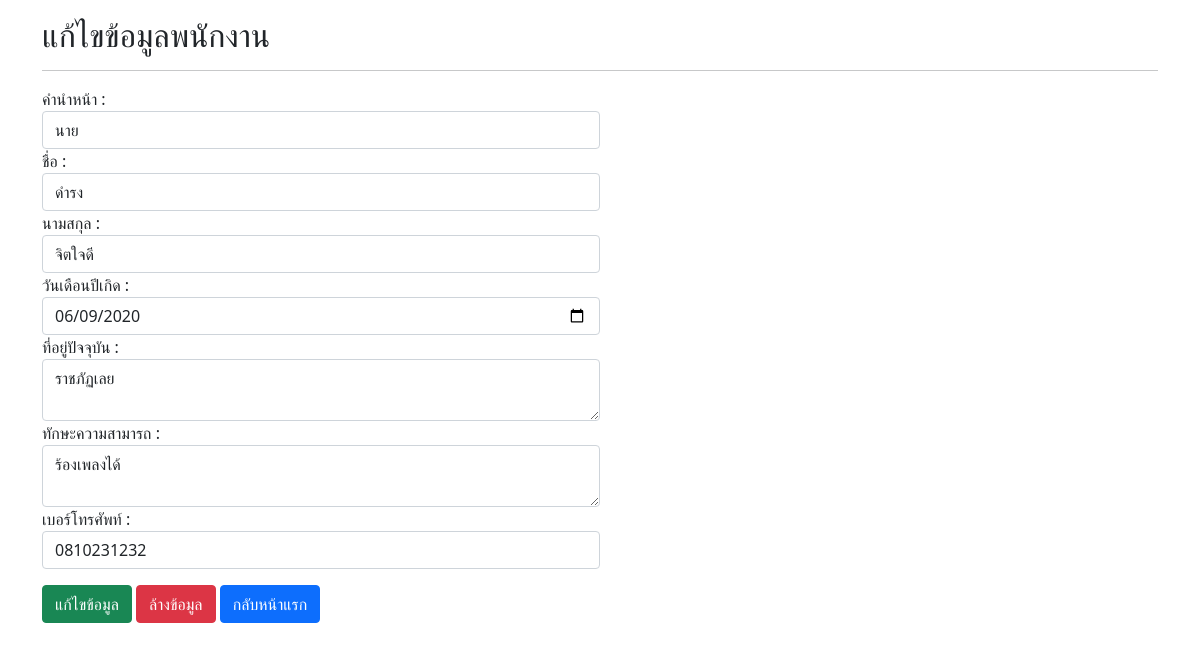
Page /editformdata.php?emp_id=21 on the committed database.
### tables this page shows
CREATE TABLE `employee` (
  `emp_id` int(10) NOT NULL,
  `emp_title` varchar(20) NOT NULL,
  `emp_name` varchar(50) NOT NULL,
  `emp_surname` varchar(50) NOT NULL,
  `emp_birthday` date NOT NULL,
  `emp_adr` text NOT NULL,
  `emp_skill` text NOT NULL,
  `emp_tel` varchar(20) NOT NULL,
  `emp_user` varchar(20) NOT NULL,
  `emp_pass` varchar(32) NOT NULL,
  `emp_level` varchar(1) NOT NULL,
  `d_id` int(3) NOT NULL
);

### editformdata.php (the view, shortened to what this page needs)
<?php
require('dbconnect.php');
$emp_id = $_GET["emp_id"];
$sql = "SELECT * FROM employee WHERE emp_id=$emp_id";
$result = mysqli_query($con, $sql);
$row = mysqli_fetch_assoc($result);
?>
<!doctype html>
<html lang="en">
<head>
  <link href="https://cdn.jsdelivr.net/npm/bootstrap@5.1.1/dist/css/bootstrap.min.css" rel="stylesheet">
</head>
<body>
  <div class="container my-3">
    <h2 class="text-left">แก้ไขข้อมูลพนักงาน</h2>
    <hr>
    <form action="updatedata.php" method="POST">
      <div class="form-group col-6">
        <label for="emp_title">คำนำหน้า :</label>
        <select name="emp_title" class="form-control" required>
          <option value="นาย" <?php if ($row["emp_title"] == "นาย") {
                                echo "SELECTED";
                              } ?>>นาย</option>
        </select>
        <div>
          <div class="form-group">
            <label for="emp_name">ชื่อ :</label>
            <input type="text" name="emp_name" class="form-control" value="<?php echo $row["emp_name"]; ?>">
          </div>
          <div class="form-group">
            <label for="emp_surname">นามสกุล :</label>
            <input type="text" name="emp_surname" class="form-control" value="<?php echo $row["emp_surname"]; ?>">
          </div>
          <div class="form-group">
            <label for="emp_birthday">วันเดือนปีเกิด :</label>
            <input type="date" name="emp_birthday" class="form-control" value="<?php echo $row["emp_birthday"]; ?>">
          </div>
          <div class="form-group">
            <label for="emp_adr">ที่อยู่ปัจจุบัน :</label>
            <textarea name="emp_adr" class="form-control"><?php echo $row["emp_adr"]; ?></textarea>
          </div>
          <div class="form-group">
            <label for="emp_skill">ทักษะความสามารถ :</label>
            <textarea name="emp_skill" class="form-control"><?php echo $row["emp_skill"]; ?></textarea>
          </div>
          <div class="form-group">
            <label for="emp_tel">เบอร์โทรศัพท์ :</label>
            <input type="tel" name="emp_tel" class="form-control" value="<?php echo $row["emp_tel"]; ?>">
          </div>
          <div class="my-3">
            <input type="submit" value="แก้ไขข้อมูล" class="btn btn-success">
            <input type="reset" value="ล้างข้อมูล" class="btn btn-danger">
            <a href="index.php" class="btn btn-primary">กลับหน้าแรก</a>
          </div>
    </form>
  </div>
</body>
</html>

### rows in the picture
employee: emp_name "ดำรง", emp_surname "จิตใจดี", emp_birthday "06/09/2020", emp_adr "ราชภัฏเลย", emp_skill "ร้องเพลงได้", emp_tel "0810231232"
